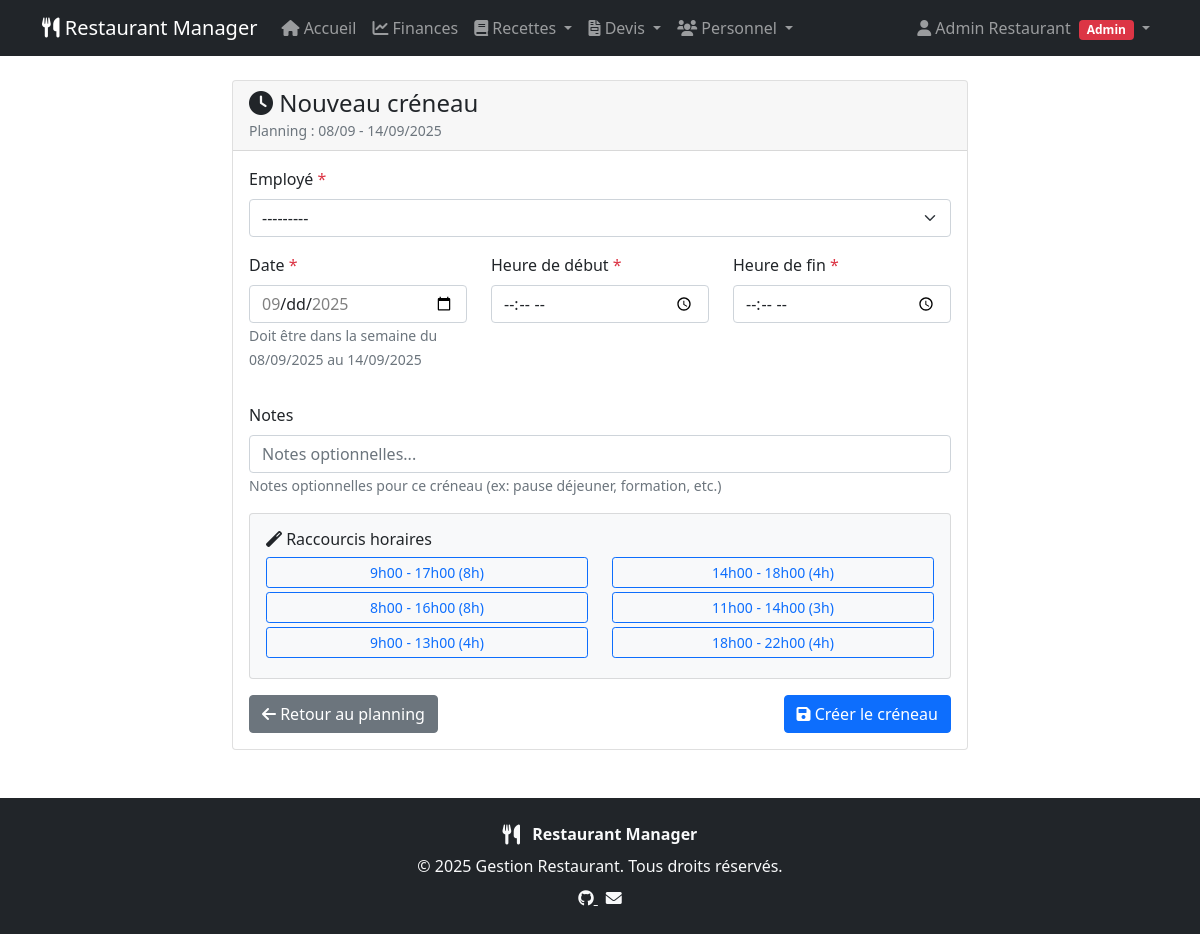
/personnel/plannings/6/creneaux/nouveau/ (signed in), run on the app's committed database.
### staff/models.py (models this page shows, shortened)
class WeeklySchedule(models.Model):
    week_start = models.DateField(
        verbose_name="Début de semaine",
        help_text="Date du lundi de la semaine planifiée"
    )
    created_by = models.ForeignKey(
        User,
        on_delete=models.CASCADE,
        verbose_name="Créé par"
    )
    created_at = models.DateTimeField(auto_now_add=True, verbose_name="Créé le")
    updated_at = models.DateTimeField(auto_now=True, verbose_name="Modifié le")
    notes = models.TextField(
        blank=True,
        verbose_name="Notes",
        help_text="Notes générales pour cette semaine"
    )
    class Meta:
        verbose_name = "Planning hebdomadaire"
        verbose_name_plural = "Plannings hebdomadaires"
        ordering = ['-week_start']
        unique_together = ['week_start']  # Un seul planning par semaine
    @property
    def week_end(self):
        return self.week_start + timedelta(days=6)
    @property
    def week_range_display(self):
        return f"{self.week_start.strftime('%d/%m')} - {self.week_end.strftime('%d/%m/%Y')}"

### staff/views.py (the view)
# urls.py: path('plannings/<int:schedule_pk>/creneaux/nouveau/', views.shift_create, name='shift_create'),
@manager_required
def shift_create(request, schedule_pk):
    schedule = get_object_or_404(WeeklySchedule, pk=schedule_pk)
    if request.method == 'POST':
        form = ShiftForm(schedule, request.POST)
        if form.is_valid():
            shift = form.save()
            messages.success(request, f'Créneau {shift} ajouté avec succès.')
            return redirect('staff:schedule_detail', pk=schedule.pk)
    else:
        initial_data = {}
        date_param = request.GET.get('date')
        if date_param:
            try:
                initial_data['date'] = datetime.strptime(date_param, '%Y-%m-%d').date()
            except ValueError:
                pass
        form = ShiftForm(schedule, initial=initial_data)
    return render(request, 'staff/shift_form.html', {
        'form': form,
        'schedule': schedule,
        'title': 'Nouveau créneau'
    })

### staff/models.py (called while the page is built)
    def __str__(self):
        status = " (Externe)" if self.is_external else ""
        return f"{self.first_name} {self.last_name}{status}"

### templates/staff/shift_form.html (shortened to what this page needs)
{% extends 'base.html' %}
{% block content %}
<div class="row justify-content-center">
  <div class="col-lg-8">
    <div class="card">
      <div class="card-header">
        <h4 class="mb-0"><i class="fas fa-clock"></i> {{ title }}</h4>
        <small class="text-muted">
          Planning : {{ schedule.week_range_display }}
        </small>
      </div>
      <div class="card-body">
        <form method="post" id="shiftForm">
          <div class="mb-3">
            <label for="{{ form.employee.id_for_label }}" class="form-label">
              Employé <span class="text-danger">*</span>
            </label>
            {{ form.employee }}
          </div>
          <div class="row mb-3">
            <div class="col-md-4">
              <label for="{{ form.date.id_for_label }}" class="form-label">
                Date <span class="text-danger">*</span>
              </label>
              {{ form.date }}
              <small class="form-text text-muted">
                Doit être dans la semaine du
                {{ schedule.week_start|date:"d/m/Y"}} au {{ schedule.week_end|date:"d/m/Y" }}
              </small>
            </div>
            <div class="col-md-4">
              <label
                for="{{ form.start_time.id_for_label }}"
                class="form-label"
              >
                Heure de début <span class="text-danger">*</span>
              </label>
              {{ form.start_time }}
            </div>
            <div class="col-md-4">
              <label for="{{ form.end_time.id_for_label }}" class="form-label">
                Heure de fin <span class="text-danger">*</span>
              </label>
              {{ form.end_time }}
            </div>
          </div>
          <div class="mb-3">
            <label for="{{ form.notes.id_for_label }}" class="form-label"
              >Notes</label
            >
            {{ form.notes }}
            <small class="form-text text-muted">
              Notes optionnelles pour ce créneau (ex: pause déjeuner, formation,
              etc.)
            </small>
          </div>
          <div class="card bg-light mb-3">
            <div class="card-body">
              <h6><i class="fas fa-magic"></i> Raccourcis horaires</h6>
              <div class="btn-group-vertical w-100" role="group">
                <div class="row">
                  <div class="col-md-6">
                    <button
                      type="button"
                      class="btn btn-outline-primary btn-sm mb-1 w-100"
                      onclick="setHours('09:00', '17:00')"
                    >
                      9h00 - 17h00 (8h)
                    </button>
                    <button
                      type="button"
                      class="btn btn-outline-primary btn-sm mb-1 w-100"
                      onclick="setHours('08:00', '16:00')"
                    >
                      8h00 - 16h00 (8h)
                    </button>
                    <button
                      type="button"
                      class="btn btn-outline-primary btn-sm mb-1 w-100"
                      onclick="setHours('09:00', '13:00')"
                    >
                      9h00 - 13h00 (4h)
                    </button>
                  </div>
                  <div class="col-md-6">
                    <button
                      type="button"
                      class="btn btn-outline-primary btn-sm mb-1 w-100"
                      onclick="setHours('14:00', '18:00')"
                    >
                      14h00 - 18h00 (4h)
                    </button>
                    <button
                      type="button"
                      class="btn btn-outline-primary btn-sm mb-1 w-100"
                      onclick="setHours('11:00', '14:00')"
                    >
                      11h00 - 14h00 (3h)
                    </button>
                    <button
                      type="button"
                      class="btn btn-outline-primary btn-sm mb-1 w-100"
                      onclick="setHours('18:00', '22:00')"
                    >
                      18h00 - 22h00 (4h)
                    </button>
                  </div>
                </div>
              </div>
            </div>
          </div>
          <div class="d-flex justify-content-between">
            <a
              href="{% url 'staff:schedule_detail' schedule.pk %}"
              class="btn btn-secondary"
            >
              <i class="fas fa-arrow-left"></i> Retour au planning
            </a>
            <button type="submit" class="btn btn-primary" id="submitBtn">
              <i class="fas fa-save"></i>
              {% if shift %}Modifier{% else %}Créer{% endif %} le créneau
            </button>
          </div>
        </form>
      </div>
    </div>
  </div>
</div>
{% endblock %}

### templates/base.html (shortened to what this page needs)
<!DOCTYPE html>
<html lang="fr">
  <head>
    <link
      href="https://cdn.jsdelivr.net/npm/bootstrap@5.1.3/dist/css/bootstrap.min.css"
      rel="stylesheet"
    />
    <link
      href="https://cdnjs.cloudflare.com/ajax/libs/font-awesome/6.0.0/css/all.min.css"
      rel="stylesheet"
    />
  </head>
  <body>
    <nav class="navbar navbar-expand-lg navbar-dark bg-dark">
      <div class="container">
        <a class="navbar-brand" href="{% url 'dashboard:dashboard' %}">
          <i class="fas fa-utensils"></i> Restaurant Manager
        </a>
        <div class="collapse navbar-collapse" id="navbarNav">
          {% if user.is_authenticated %}
          <ul class="navbar-nav me-auto">
            <li class="nav-item">
              <a class="nav-link" href="{% url 'dashboard:dashboard' %}">
                <i class="fas fa-home"></i> Accueil
              </a>
            </li>
            <li class="nav-item">
              <a class="nav-link" href="{% url 'finances:dashboard' %}">
                <i class="fas fa-chart-line"></i> Finances
              </a>
            </li>
            {% if user.is_superuser or user.groups.filter.name == 'Managers' %}
              <li class="nav-item dropdown">
                <a
                  class="nav-link dropdown-toggle"
                  href="#"
                  id="recipesDropdown"
                  role="button"
                  data-bs-toggle="dropdown"
                >
                  <i class="fas fa-book"></i> Recettes
                </a>
              </li>
            {% endif %}
            {% if user.is_superuser or user.groups.filter.name == 'Managers' %}
              <li class="nav-item dropdown">
                <a
                  class="nav-link dropdown-toggle"
                  href="#"
                  id="quotesDropdown"
                  role="button"
                  data-bs-toggle="dropdown"
                >
                  <i class="fas fa-file-invoice"></i> Devis
                </a>
              </li>
            {% endif %}
            <li class="nav-item dropdown">
              <a
                class="nav-link dropdown-toggle"
                href="#"
                id="staffDropdown"
                role="button"
                data-bs-toggle="dropdown"
              >
                <i class="fas fa-users"></i> Personnel
              </a>
            </li>
          </ul>
          <ul class="navbar-nav">
            <li class="nav-item dropdown">
              <a
                class="nav-link dropdown-toggle"
                href="#"
                id="userDropdown"
                role="button"
                data-bs-toggle="dropdown"
              >
                <i class="fas fa-user"></i>
                {{ user.get_full_name|default:user.username }}
                {% if user.is_superuser %}
                  <span class="badge bg-danger ms-1">Admin</span>
                  {% elif user.groups.filter.name == 'Managers' %}
                  <span class="badge bg-warning ms-1">Manager</span>
                  {% elif user.groups.filter.name == 'Employees' %}
                  <span class="badge bg-info ms-1">Employé</span>
                {% endif %}
              </a>
            </li>
          </ul>
          {% endif %}
        </div>
      </div>
    </nav>
    <div class="container mt-4">{% block content %} {% endblock %}</div>
    <footer class="bg-dark text-light mt-5 py-4">
      <div class="container text-center">
        <div class="mb-2">
          <i class="fas fa-utensils fa-lg me-2"></i>
          <span class="fw-bold">Restaurant Manager</span>
        </div>
        <div class="mb-2">
          &copy; {{ now|default:2025 }} Gestion Restaurant. Tous droits réservés.
        </div>
        <div>
          <a href="https://github.com/andrewarnaud1/mymanager" class="text-light me-2" target="_blank" rel="noopener">
            <i class="fab fa-github"></i>
          </a>
          <a href="mailto:contact@restaurant.com" class="text-light">
            <i class="fas fa-envelope"></i>
          </a>
        </div>
      </div>
    </footer>
  </body>
</html>

### data on the page
WeeklySchedule: week_range_display "08/09 - 14/09/2025", week_start "08/09/2025", week_end "14/09/2025"

### other printed values
{{ user.get_full_name|default:user.username }} "Admin Restaurant"
{{ title }} "Nouveau créneau"
{{ now|default:2025 }} "2025"
